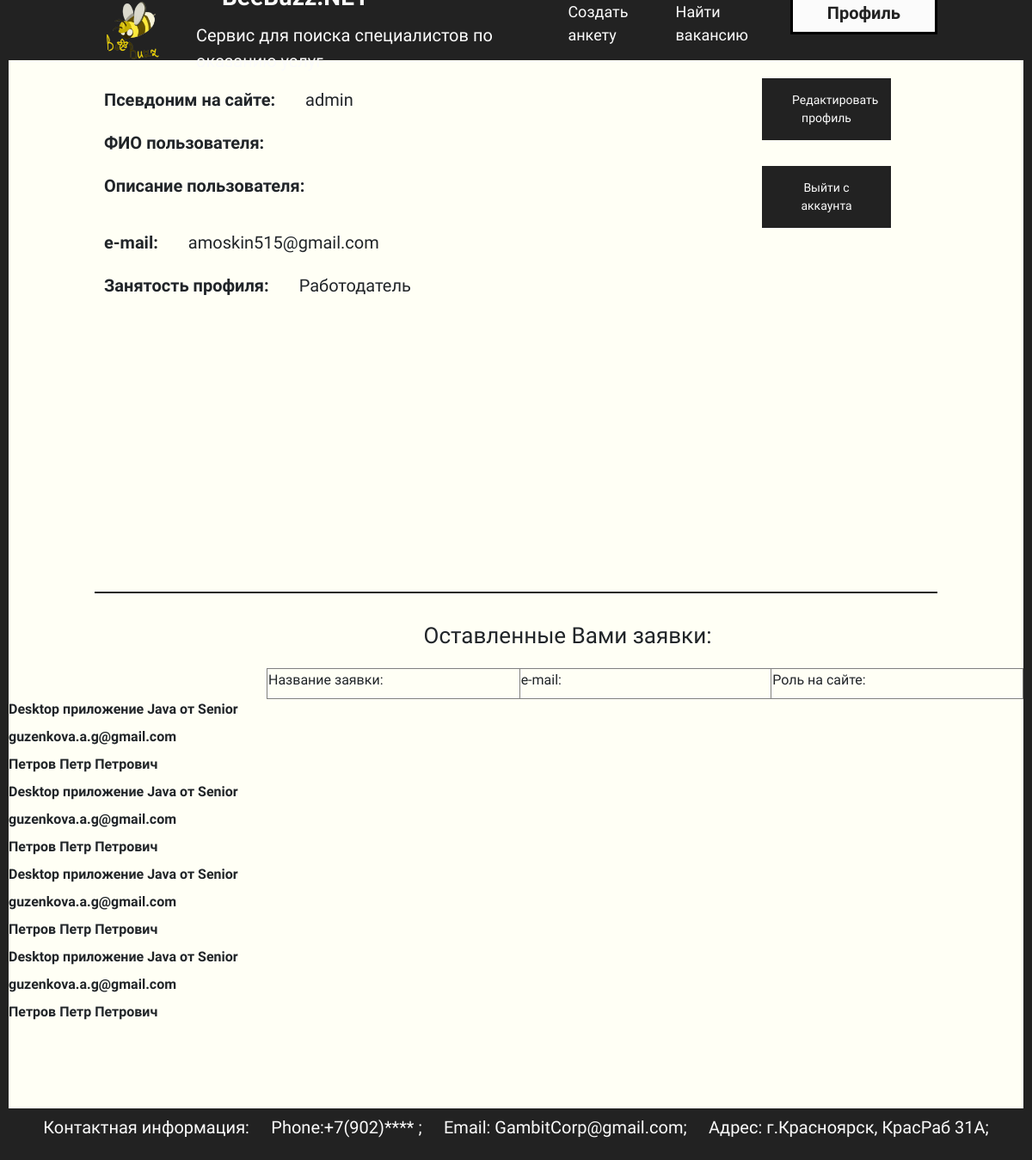
The app's page /profile/ (signed in), older data.
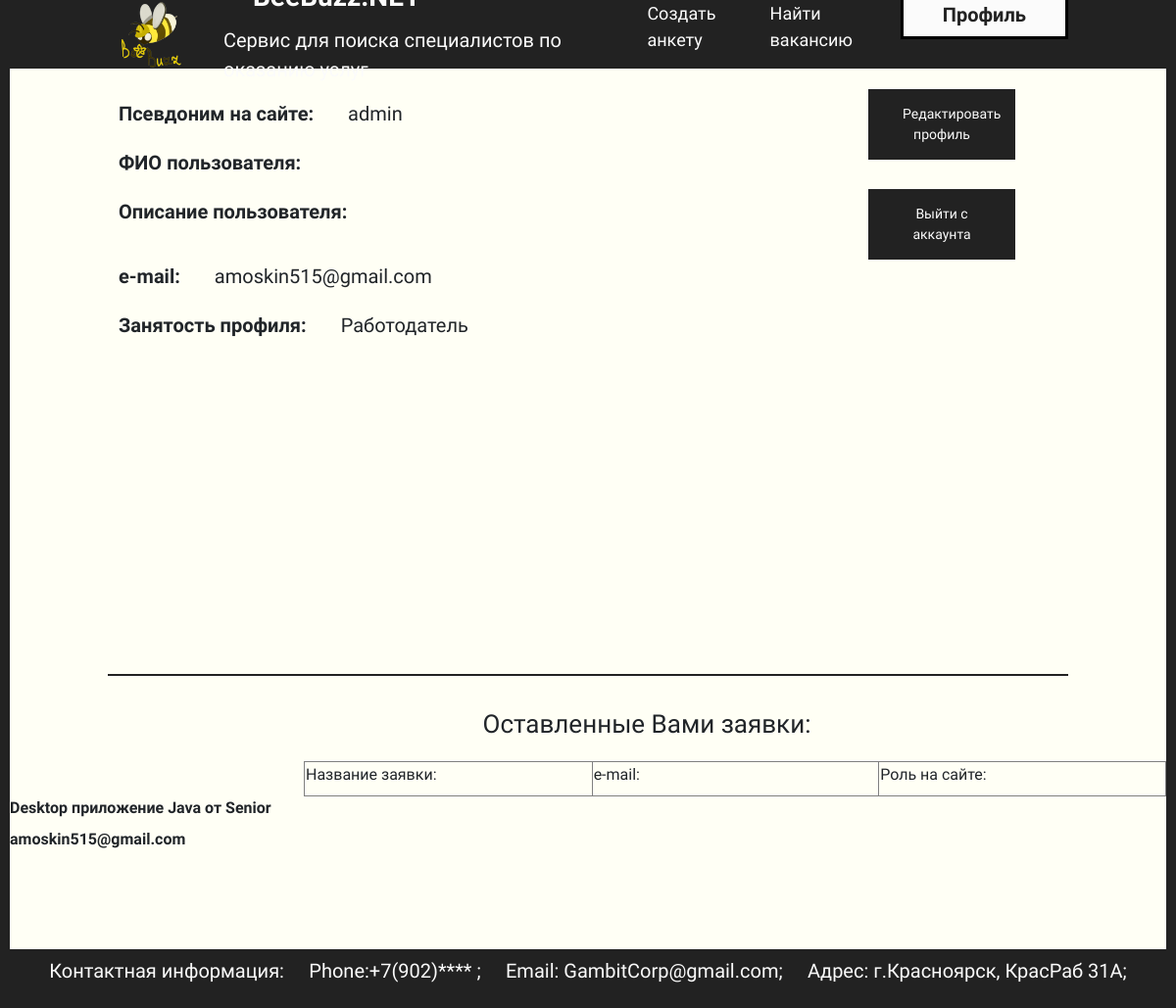
The same page, newer data.
### main/models.py (models this page shows, shortened)
class Otkl(models.Model):
    Anketa = models.ForeignKey('Anketa', on_delete=models.CASCADE, blank=True, verbose_name="Анкета")
    Otkl_User = models.ForeignKey(User, on_delete=models.CASCADE, blank=True, verbose_name="Откликнувшийся пользователь")
    class Meta:
        verbose_name = "Откликания на анкеты"
        verbose_name_plural = "Откликания на анкеты"
        ordering = ['Anketa','Otkl_User']

class Anketa(models.Model):
    Tittle = models.CharField('Название анкеты',max_length=100)
    Text = models.TextField('Текст анкеты',max_length=1000)
    Photo = models.ImageField('Фотография',upload_to="photos/%Y/%m/%d/")
    Lang_cat = models.ForeignKey('Lang_categori',on_delete=models.PROTECT,verbose_name="Язык программирования")
    Soft_cat = models.ForeignKey('Soft_categori', on_delete=models.PROTECT, verbose_name="Категория софта")
    Author = models.ForeignKey(User, on_delete=models.CASCADE,blank=True, verbose_name="Автор анкеты",null=True)
    Place = models.CharField('Место оказания услуг', max_length=100,null=True)
    Price = models.CharField('Стоимость оказания услуг',max_length=100,null=True)
    Time = models.CharField('Сроки оказания услуг',max_length=50,null=True)
    def __str__(self):
        return self.Tittle
    class Meta:
        verbose_name = "Анкеты пользователей"
        verbose_name_plural = "Анкеты пользователей"
        ordering = ['Tittle']

### main/views.py (the view)
# urls.py: path('profile/',ProfileView.as_view(), name = 'prof'),
class ProfileView(LoginRequiredMixin,TemplateView): # new
    template_name = 'main/profile.html'
    login_url = reverse_lazy('log')
    def get(self, request):
        otkl = Otkl.objects.all()
        context = {
            'otkl': otkl,
        }
        return render(request, 'main/profile.html', context)

### main/templatetags/auth_extras.py (called while the page is built)
@register.filter(name='has_group')
def has_group(user, group_name):
    group = Group.objects.get(name=group_name)
    return True if group in user.groups.all() else False

### main/templates/main/profile.html (shortened to what this page needs)
{% load static %}
{% load auth_extras %}
<!DOCTYPE html>
<html lang="ru">
<head>
    <link rel="stylesheet" href="libs/bootstrap-reboot.min.css">
    <link rel="stylesheet" href="libs/bootstrap-grid.min.css">
    <link rel="stylesheet" href="{% static 'main/css/profile_1.css' %}">
</head>
<body>
    <header>
        <div class="logo">
            <table>
                <tr>
                    <td>
                        <a href="{% url 'start' %}"><img src="{% static 'main/images/startsheet_2.png' %}" id="logotip" alt="" width="70" /></a>
                    </td>
                    <td>
                        <div class="namelogo"><label>BeeBuzz.NET</label></div>
                        <div class="namelogo2"><label>Сервис для поиска специалистов по оказанию услуг</label></div>
                    </td>
                </tr>
            </table>
        </div>
        <div class="text-sh">
            <ul>
                {% if request.user|has_group:"Работодатель" %}
                <li><a id = "anket" href="{% url 'anket' %}">Создать анкету</a></li>
                {% endif %}
                <li><a href="{% url 'main' %}">Найти вакансию</a></li>
                {% if request.user.is_authenticated %}
                <li><a id="login" href="{% url 'prof' %}">Профиль</a></li>
                {% else %}
                <li><a id="login" href="{% url 'log' %}">Войти</a></li>
                {% endif %}
            </ul>
        </div>
    </header>
    <table style="height: 600px; margin: 20px 100px 20px 100px; border-bottom: 2px solid #222222;">
        <tr>
            <td valign="top" style="width: 900px;">
                <div class="profile">
                    <p class="main-menu-info">
                        Псевдоним на сайте: <label class="dannye-bd">{{ request.user }}</label>
                    </p>
                    <p class="main-menu-info">
                        ФИО пользователя: <label class="dannye-bd">{{ request.user.first_name }}</label>
                    </p>
                    <p class="main-menu-info">
                        Описание пользователя: <p class="dannye-bd-desc">{{request.user.last_name}}</p>
                    </p>
                    <p class="main-menu-info">
                        e-mail: <label class="dannye-bd">{{request.user.email}}</label>
                    </p>
                    <p class="main-menu-info">
                        Занятость профиля: <label class="dannye-bd">{{ user.groups.all.0 }}</label>
                    </p>
                </div>
            </td>
            <td align="center" valign="top" style="width: 300px;">
                <div class="button">
                    <a href="#" style="text-decoration: none; color:#fbfbfb;">Редактировать профиль</a>
                </div>
                <div class="button">
                    <a href="{% url 'logout' %}" style="text-decoration: none; color:#fbfbfb;">Выйти с аккаунта</a>
                </div>
            </td>
        </tr>
    </table>
    <label align="center" style="margin-left: 120px; font-size: 26px; padding: 10px; display: block;">Оставленные Вами заявки:</label>
    <table align="center" border="1" style="margin-left: 300px;">
        <tr>
            <td style="width: 300px;">
                <label>Название заявки:<br></label>
            </td>
            <td style="width: 300px;">
                <label>e-mail:<br></label>
            </td>
            <td style="width: 300px;">
                <label>Роль на сайте:<br></label>
            </td>
        </tr>
    </table>
    {% for c in otkl %}
    {% if request.user == c.Anketa.Author %}
    <h4>{{c.Anketa}}</h4>
    <h4>{{c.Otkl_User.email}}</h4>
    <h4>{{c.Otkl_User.first_name}}</h4>
    {% endif %}
    {% endfor %}
    <div class="podval" style="margin-top: 100px;">
        <p> Контактная информация: &emsp;Phone:+7(902)**** ; &emsp;Email: GambitCorp@gmail.com; &emsp;Адрес: г.Красноярск, КрасРаб 31А; </p>
    </div>
</body>
</html>

### main/static/main/css/profile_1.css (style rules this page uses)
body { margin: 0; background-color: rgb(255, 255, 245); font-family: 'Sofia Sans Condensed', sans-serif; border-left: 10px solid #222222; border-right: 10px solid #222222; }
.main-menu-info { font-size: 20px; padding: 10px ; font-weight: bold; margin: 0; }
.dannye-bd { font-weight: normal; margin: 0; text-indent: 30px; }
.button { width: 150px; font-size: 14px; margin: auto; left: 50%; top: 50%; padding: 15px 35px; border: none; background: #222222; color:#fbfbfb; margin-bottom: 30px; }
.podval { background-color: #222222; margin: 0 auto; font-size: 20px; color: #fbfbfb; text-align: center; max-width: 100%; padding: 7px; width: auto; }
#logotip { margin-left: 100px; }
.namelogo { font-size: 28px; margin-left: 65px; font-weight: bold; color: #fbfbfb; }
.namelogo2 { font-size: 20px; margin-left: 35px; color: #fbfbfb; }
header { display: flex; justify-content: space-between; align-items: center; background-color: #222222; padding: 10px; width: auto; height: 70px; }
.text-sh ul { list-style: none; margin-right: 70px; padding: 0; display: flex; }
.text-sh li { margin-right: 20px; }
.text-sh a { font-size: 18px; color: #fbfbfb; text-decoration: none; }
#login { font-size: 20px; color: #222222; font-weight: bold; padding: 10px 40px 10px 40px; background-color: #fbfbfb; border: 3px solid black; }

Row changes from the older to the newer data that the page shows:
removed Otkl: Anketa "Desktop приложение Java от Senior", Otkl_User.email "guzenkova.a.g@gmail.com", Otkl_User.first_name "Петров Петр Петрович"
removed Otkl: Anketa "Desktop приложение Java от Senior", Otkl_User.email "guzenkova.a.g@gmail.com", Otkl_User.first_name "Петров Петр Петрович"
removed Otkl: Anketa "Desktop приложение Java от Senior", Otkl_User.email "guzenkova.a.g@gmail.com", Otkl_User.first_name "Петров Петр Петрович"
changed Otkl "Desktop приложение Java от Senior": Otkl_User.email "guzenkova.a.g@gmail.com" → "amoskin515@gmail.com"; Otkl_User.first_name "Петров Петр Петрович" → (not shown)
